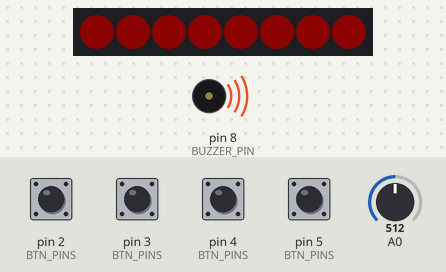
Simulated run of this sketch. Board: Arduino Uno, built with avr-gcc and run on an emulated ATmega328P. On the bench: 8 RGB LEDs in strip order, left to right, buzzer (waves = sounding). Inputs (shaded band) come from the test bench; at power-on: pin 2 (BTN_PINS), pin 3 (BTN_PINS), pin 4 (BTN_PINS), pin 5 (BTN_PINS) HIGH, A0 = 512. Dim RGB values are drawn brighter than linear; random numbers use the default seed unless the sketch sets one.

Above: at 3.14 s.
4.3 s: pin 2 (BTN_PINS) pulled LOW for 0.15 s
At 6.7 s:
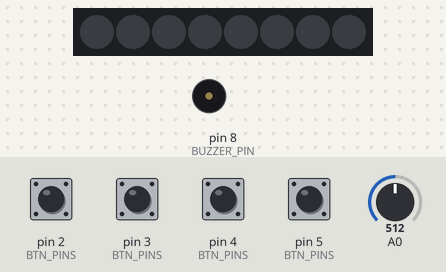
7.0 s: pin 4 (BTN_PINS) pulled LOW for 1 s
At 7.8 s:
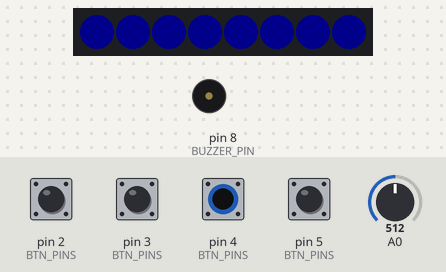
9.5 s: pin 3 (BTN_PINS) pulled LOW for 1 s
At 10.3 s:
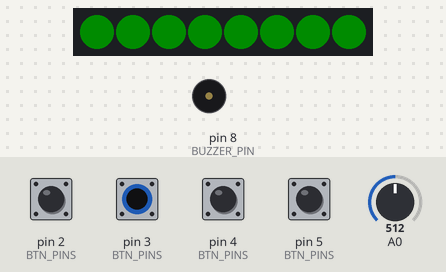
12.0 s: pin 5 (BTN_PINS) pulled LOW for 1 s
At 14.2 s:
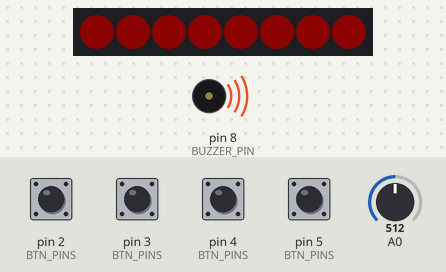
14.5 s: pin 2 (BTN_PINS) pulled LOW for 1 s
At 16.74 s:
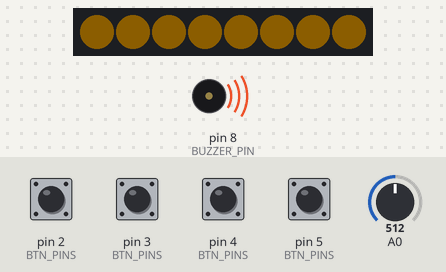
17.0 s: pin 3 (BTN_PINS) pulled LOW for 0.15 s
At 17.08 s:
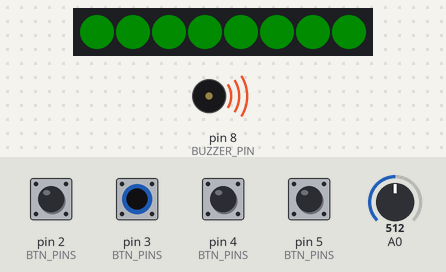
Timing chart, 0 to 20.0 s (numbered marks = the images above; inputs shaded):
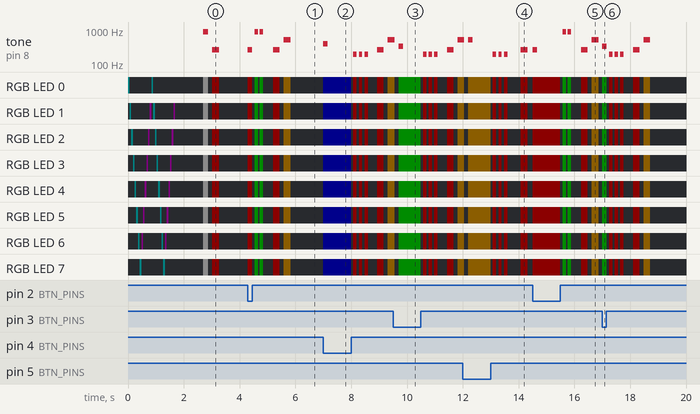

The sketch:

hafiza_oyunu.ino
```cpp
#include <Adafruit_NeoPixel.h>

/* -------------------------------------------------
   BUTON RENK → PIN
   Kırmızı = D2, Yeşil = D3, Mavi = D4, Sarı = D5
   NeoPixel DIN = D6, Buzzer = D8
   ------------------------------------------------- */
#define BTN_RED     2
#define BTN_GREEN   3
#define BTN_BLUE    4
#define BTN_YELLOW  5

#define LED_PIN     6
#define NUM_LEDS    8
#define BUZZER_PIN  8

// Eğer her level öncesinde de uyarı istiyorsan 1 yap:
#define SHOW_EACH_LEVEL 0

// Renk indeksleri
enum { RED=0, GREEN=1, BLUE=2, YELLOW=3 };

Adafruit_NeoPixel strip(NUM_LEDS, LED_PIN, NEO_GRB + NEO_KHZ800);

// Görsel & ses ayarları
uint8_t  BRIGHTNESS    = 40;   // Kamera için 20–50 ideal
uint16_t stepShowMs    = 260;  // Dizi oynatma hızı
uint16_t stepGapMs     = 140;
uint16_t pressFlashMs  = 160;

// Oyun dizi ayarları
const uint8_t MAX_SEQ = 64;
uint8_t seq[MAX_SEQ];
uint8_t level = 1;
int lives = 3;
bool firstRun = true; // Oyun ilk kez başlarken uyarı için

// Renkler ve tonlar
uint32_t COLORS[4];
int TONES[4] = {262, 330, 392, 523}; // C4, E4, G4, C5

// PIN dizisi (renk sırasına göre)
const uint8_t BTN_PINS[4] = { BTN_RED, BTN_GREEN, BTN_BLUE, BTN_YELLOW };

// ------------ Yardımcılar ------------
void toneBeep(int f, int d){ tone(BUZZER_PIN, f, d); delay(d); noTone(BUZZER_PIN); }
void fillColor(uint32_t c){ for(int i=0;i<NUM_LEDS;i++) strip.setPixelColor(i,c); strip.show(); }
void allOff(){ strip.clear(); strip.show(); }

// Başlangıç ışık şovu + “başla” sinyali
void preGameLightShow(){
  // Kısa bir chase (ileri-geri)
  for(int r=0; r<2; r++){
    for(int i=0; i<NUM_LEDS; i++){
      strip.clear();
      strip.setPixelColor(i, strip.Color(0, 40, 40)); // camgöbeği
      strip.show();
      delay(60);
    }
    for(int i=NUM_LEDS-2; i>=1; i--){
      strip.clear();
      strip.setPixelColor(i, strip.Color(40, 0, 40)); // eflatun
      strip.show();
      delay(60);
    }
  }

  // 1 saniye karanlık
  allOff();
  delay(1000);

  // “Başla” işareti: kısa beyaz flaş + bip
  fillColor(strip.Color(80,80,80));
  toneBeep(880, 180);
  allOff();
  delay(150);
}

// Başarı / Hata animasyonları
void successAnim(){
  for(int k=0;k<2;k++){
    fillColor(strip.Color(0,80,0)); toneBeep(880,120);
    allOff(); delay(60);
  }
}
void failAnim(){
  for(int i=0;i<3;i++){ fillColor(strip.Color(80,0,0)); toneBeep(196,120); allOff(); delay(80); }
}

void playStep(uint8_t colorIdx){
  fillColor(COLORS[colorIdx]);
  toneBeep(TONES[colorIdx], stepShowMs-20);
  allOff(); delay(stepGapMs);
}

void playSequence(uint8_t upto){
  // Her level öncesi uyarı istersen:
  #if SHOW_EACH_LEVEL
    allOff(); delay(1000);
    fillColor(strip.Color(60,60,60));
    toneBeep(880,150);
    allOff(); delay(120);
  #endif
  for(uint8_t i=0;i<upto;i++) playStep(seq[i]);
}

int readButton(){ // 0..3 veya -1
  for(int i=0;i<4;i++){
    if(digitalRead(BTN_PINS[i])==LOW){
      // Basılı anı göster (INPUT_PULLUP → LOW = basılı)
      fillColor(COLORS[i]); toneBeep(TONES[i], pressFlashMs);
      while(digitalRead(BTN_PINS[i])==LOW) delay(1); // bırakma bekle
      allOff(); delay(80);
      return i;
    }
  }
  return -1;
}

void newStep(){ seq[level-1] = random(0,4); }

void resetGame(){
  level = 1; lives = 3;
  randomSeed(analogRead(A0));
  newStep();
  firstRun = true; // Bir dahaki başlangıçta uyarıyı tekrar oynat
}

void setup(){
  for(int i=0;i<4;i++) pinMode(BTN_PINS[i], INPUT_PULLUP);
  pinMode(BUZZER_PIN, OUTPUT);

  strip.begin();
  strip.setBrightness(BRIGHTNESS);
  strip.show();

  // Renkleri (buton renkleriyle uyumlu)
  COLORS[RED]    = strip.Color(80, 0, 0);   // Kırmızı
  COLORS[GREEN]  = strip.Color(0, 80, 0);   // Yeşil
  COLORS[BLUE]   = strip.Color(0, 0, 80);   // Mavi
  COLORS[YELLOW] = strip.Color(80, 50, 0);  // Sarımsı

  // Oyun başlamadan önce ışık şovu + başlangıç sinyali
  preGameLightShow();

  resetGame();
}

void loop(){
  // İlk kez oyuna girerken bir daha uyarı istiyorsan (setup içindeki yeterli ise gerek yok)
  if(firstRun){
    // (İstersen buraya sadece kısa bip+flash da koyabilirsin)
    firstRun = false;
  }

  // Dizi oynat
  playSequence(level);

  // Kullanıcıdan aynı sırayı bekle
  for(uint8_t i=0;i<level; i++){
    int b = -1;
    while((b = readButton())==-1) { /* bekle */ }
    if(b != seq[i]){
      lives--;
      failAnim();
      if(lives<=0){ resetGame(); delay(400); return; }
      // Aynı level tekrar
      delay(250);
      return;
    }
  }

  // Level başarı
  successAnim();
  level++;
  if(level>MAX_SEQ) level = MAX_SEQ;
  newStep();
  delay(300);
}
```

Measured:
- after the input at 4.3 s, tone on pin 8 (BUZZER_PIN): plays 262 Hz for 0.16 s, 880 Hz for 0.12 s, 880 Hz for 0.12 s, 262 Hz for 0.24 s, 523 Hz for 0.24 s, starting at once; the LEDs: first change at once (image 1 shows a later state)
- after the input at 7.0 s, tone on pin 8 (BUZZER_PIN): plays 392 Hz for 0.16 s, 196 Hz for 0.12 s, 196 Hz for 0.12 s, 196 Hz for 0.12 s, 262 Hz for 0.24 s, 523 Hz for 0.18 s, starting at once; the LEDs: change at once (image 2)
- after the input at 14.5 s, tone on pin 8 (BUZZER_PIN): plays 262 Hz for 0.16 s, 880 Hz for 0.12 s, 880 Hz for 0.12 s, 262 Hz for 0.24 s, 523 Hz for 0.24 s, starting at once; the LEDs: first change at once (image 5 shows a later state)
- after the input at 17.0 s, tone on pin 8 (BUZZER_PIN): plays 330 Hz for 0.16 s, 196 Hz for 0.12 s, 196 Hz for 0.12 s, 196 Hz for 0.12 s, 262 Hz for 0.24 s, 523 Hz for 0.24 s, starting at once; the LEDs: change at once (image 6)
